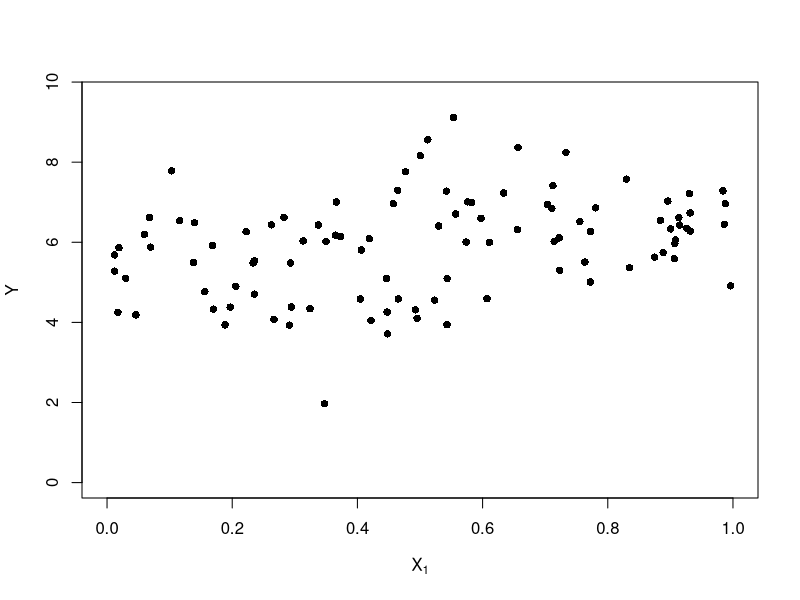
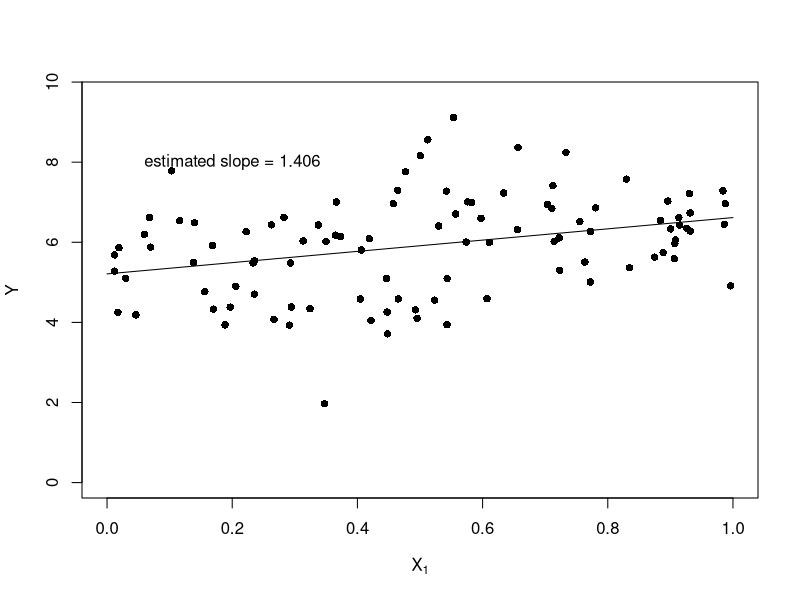
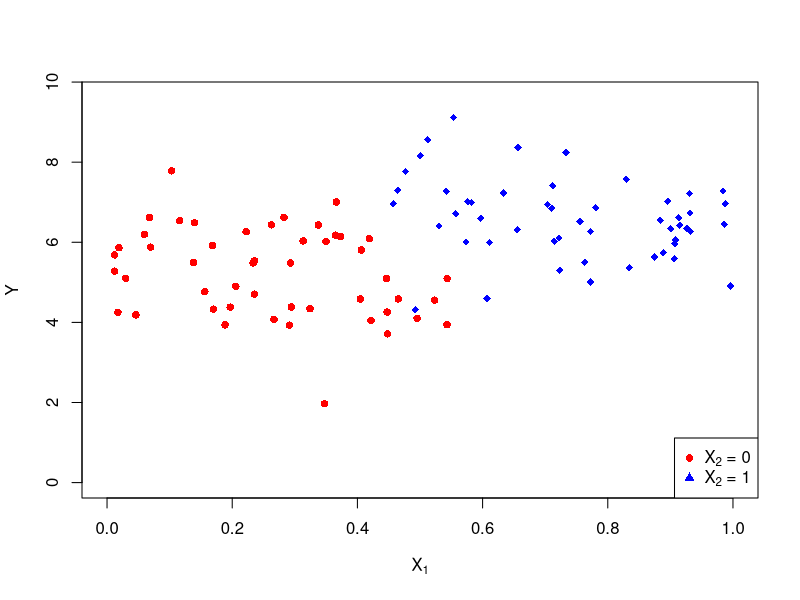
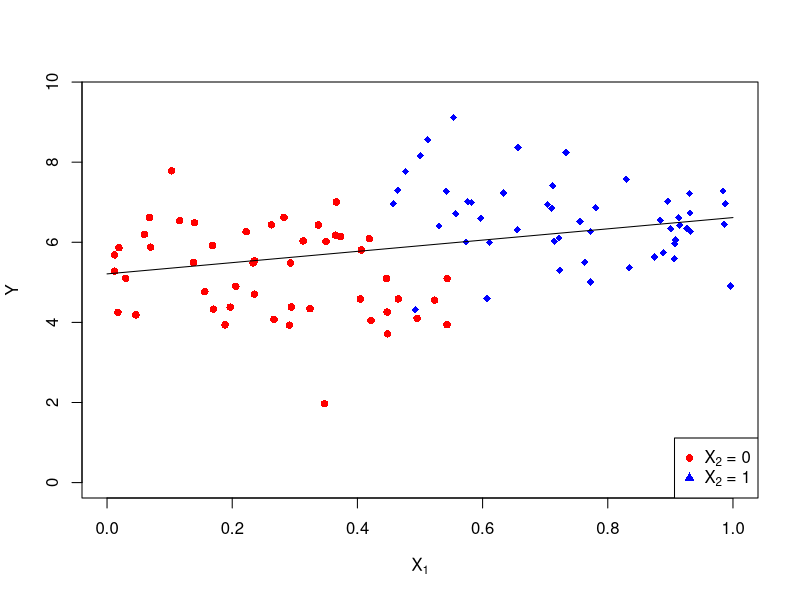
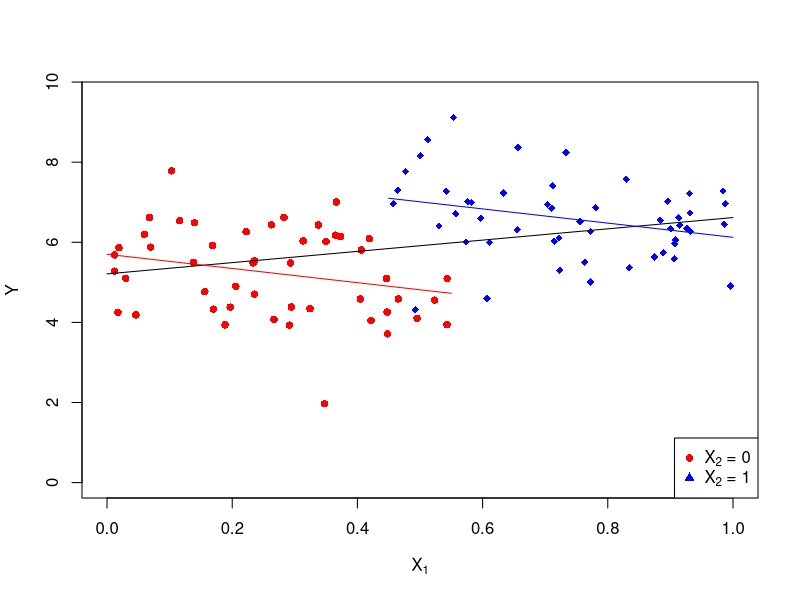
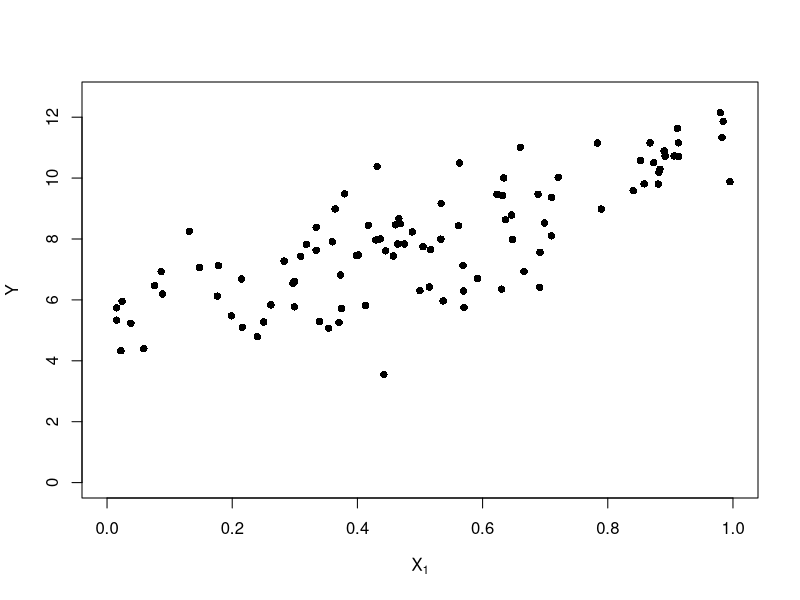
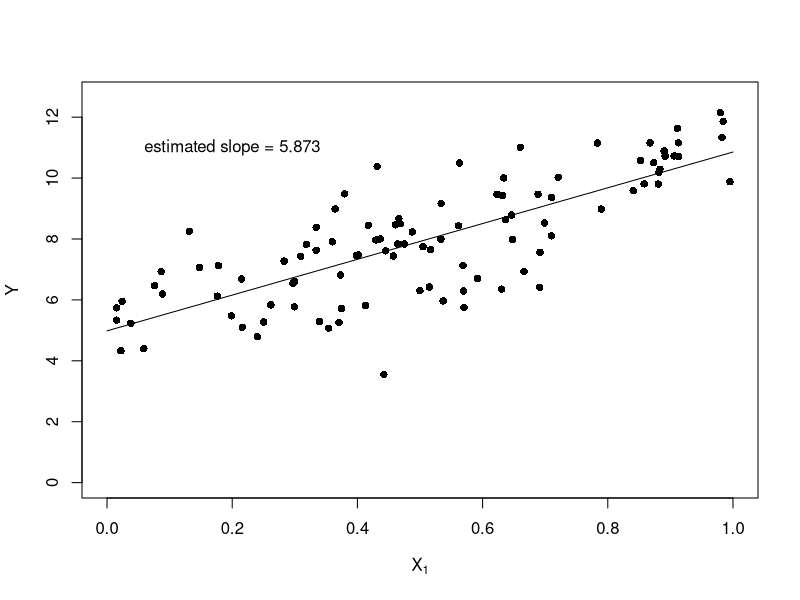
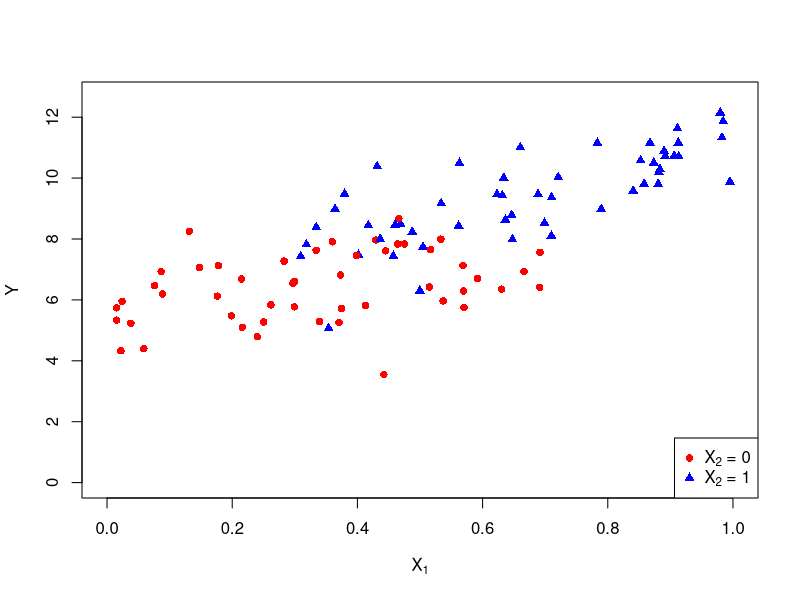

Write R code to recreate these figures, in order.
## R script for chapter 1, section 2: multiple linear regression
## Created 30 March 2018 by Brian Williamson

## --------------------------------------------------------------------
## Examples of confounders, precision variables, and effect modifiers
## --------------------------------------------------------------------

## data generating mechanism for two predictors, one is a confounder
data_func_confound <- function(beta0, beta1, beta2, n) {
  ## generate some X data: X1 is continuous, X2 is binary
  x2 <- sample(0:1, n, replace = TRUE)
  ## generate two clouds of x1 points
  x1_0 <- runif(sum(x2 == 0), 0, 0.55)
  x1_1 <- runif(sum(x2 == 1), 0.45, 1)
  X <- matrix(NA, ncol = 2, nrow = n)
  X[x2 == 0, 1] <- x1_0
  X[x2 == 1, 1] <- x1_1
  X[, 2] <- x2
  
  ## create the outcome
  y <- beta0 + beta1*X[, 1] + beta2*X[, 2] + rnorm(n, 0, 1)
  
  return(data.frame(x1 = X[, 1], x2 = X[, 2], y = y))
}
## data generating mechanism for two predictors, one is a precision variable

## data generating mechanism for two predictors, one is an effect modifier
data_func_em <- function(beta0, beta1, beta2, n) {
  ## generate some X data: X1 is continuous, X2 is binary
  x2 <- sample(0:1, n, replace = TRUE)
  ## generate two clouds of x1 points
  x1_0 <- runif(sum(x2 == 0), 0, 0.7)
  x1_1 <- runif(sum(x2 == 1), 0.3, 1)
  X <- matrix(NA, ncol = 2, nrow = n)
  X[x2 == 0, 1] <- x1_0
  X[x2 == 1, 1] <- x1_1
  X[, 2] <- x2
  
  ## create the outcome
  y <- beta0 + (beta1 + beta2*X[, 2])*X[, 1] + rnorm(n, 0, 1)
  
  return(data.frame(x1 = X[, 1], x2 = X[, 2], y = y))
}

beta0 <- 6
beta1 <- -2
beta2 <- 2
## --------------------------
## Confounding
## --------------------------
## generate confounded data
set.seed(4747)
dat_c <- data_func_confound(beta0, beta1, beta2, n = 100)
## make a plot, without coloring
png("lecture/chapter_1/plots/confounding_simple.png")
plot(dat_c$x1, dat_c$y, main = "", xlab = expression(X[1]), ylab = "Y", pch = 16,
     xlim = c(0, 1), ylim = c(0, max(dat_c$y) + 0.5))
dev.off()
## fit a linear regression, plot best fitting line
mod_c_simple <- lm(y ~ x1, data = dat_c)
x_range <- cbind(1, seq(0, 1, by = 0.01))
png("lecture/chapter_1/plots/confounding_simple_with_line.png")
plot(dat_c$x1, dat_c$y, main = "", xlab = expression(X[1]), ylab = "Y", pch = 16,
     xlim = c(0, 1), ylim = c(0, max(dat_c$y) + 0.5))
lines(x_range[, 2], x_range%*%mod_c_simple$coefficients)
text(0.2, 8, labels = paste0("estimated slope = ", round(mod_c_simple$coefficients[2], 3)))
dev.off()

## make a plot, with coloring
png("lecture/chapter_1/plots/confounding_colored.png")
plot(dat_c$x1[dat_c$x2 == 0], dat_c$y[dat_c$x2 == 0], main = "", xlab = expression(X[1]), ylab = "Y", pch = 16,
     col = "red", xlim = c(0, 1), ylim = c(0, max(dat_c$y) + 0.5))
points(dat_c$x1[dat_c$x2 == 1], dat_c$y[dat_c$x2 == 1], pch = 18, col = "blue")
legend("bottomright", legend = c(expression(paste(X[2],  " = 0", sep = "")), expression(paste(X[2], " = 1", sep = ""))),
       pch = c(16, 17), col = c("red", "blue"))
dev.off()
png("lecture/chapter_1/plots/confounding_colored_with_simple_line.png")
plot(dat_c$x1[dat_c$x2 == 0], dat_c$y[dat_c$x2 == 0], main = "", xlab = expression(X[1]), ylab = "Y", pch = 16,
     col = "red", xlim = c(0, 1), ylim = c(0, max(dat_c$y) + 0.5))
points(dat_c$x1[dat_c$x2 == 1], dat_c$y[dat_c$x2 == 1], pch = 18, col = "blue")
legend("bottomright", legend = c(expression(paste(X[2],  " = 0", sep = "")), expression(paste(X[2], " = 1", sep = ""))),
       pch = c(16, 17), col = c("red", "blue"))
lines(x_range[, 2], x_range%*%mod_c_simple$coefficients)
dev.off()
## fit adjusted regression, plot best fitting line 
mod_c_multiple <- lm(y ~ x1 + x2, data = dat_c)
x_range_0 <- cbind(x_range[1:which(x_range[, 2] == 0.55), ], 0)
x_range_1 <- cbind(x_range[which(x_range[, 2] == 0.45):length(x_range[, 2]), ], 1)
png("lecture/chapter_1/plots/confounding_colored_with_lines.png")
plot(dat_c$x1[dat_c$x2 == 0], dat_c$y[dat_c$x2 == 0], main = "", xlab = expression(X[1]), ylab = "Y", pch = 16,
     col = "red", xlim = c(0, 1), ylim = c(0, max(dat_c$y) + 0.5))
points(dat_c$x1[dat_c$x2 == 1], dat_c$y[dat_c$x2 == 1], pch = 18, col = "blue")
legend("bottomright", legend = c(expression(paste(X[2],  " = 0", sep = "")), expression(paste(X[2], " = 1", sep = ""))),
       pch = c(16, 17), col = c("red", "blue"))
lines(x_range[, 2], x_range%*%mod_c_simple$coefficients)
lines(x_range_0[, 2], x_range_0%*%mod_c_multiple$coefficients, col = "red")
lines(x_range_1[, 2], x_range_1%*%mod_c_multiple$coefficients, col = "blue")
dev.off()


## -------------------
## Effect modification
## -------------------
beta0_em <- 6
beta1_em <- 2
beta2_em <- 3

set.seed(4747)
dat_e <- data_func_em(beta0_em, beta1_em, beta2_em, n = 100)

## make a plot, without coloring
png("lecture/chapter_1/plots/effect_modification_simple.png")
plot(dat_e$x1, dat_e$y, main = "", xlab = expression(X[1]), ylab = "Y", pch = 16,
     xlim = c(0, 1), ylim = c(0, max(dat_e$y) + 0.5))
dev.off()

## fit best fitting line
mod_e <- lm(y ~ x1, data = dat_e)

## plot with best fitting line
png("lecture/chapter_1/plots/effect_modification_simple_with_line.png")
plot(dat_e$x1, dat_e$y, main = "", xlab = expression(X[1]), ylab = "Y", pch = 16,
     xlim = c(0, 1), ylim = c(0, max(dat_e$y) + 0.5))
lines(x_range[, 2], x_range%*%mod_e$coefficients)
text(0.2, 11, labels = paste0("estimated slope = ", round(mod_e$coefficients[2], 3)))
dev.off()

## plot without lines, but colored by x2 status
png("lecture/chapter_1/plots/effect_modification_colored.png")
plot(dat_e$x1, dat_e$y, main = "", xlab = expression(X[1]), ylab = "Y", 
     pch = ifelse(dat_e$x2 == 1, 17, 16),
     xlim = c(0, 1), ylim = c(0, max(dat_e$y) + 0.5),
     col = ifelse(dat_e$x2 == 1, "blue", "red"))
legend("bottomright", legend = c(expression(paste(X[2],  " = 0", sep = "")), expression(paste(X[2], " = 1", sep = ""))),
                             pch = c(16, 17), col = c("red", "blue"))
dev.off()

## fit multiple regression with em
mod_e_multiple <- lm(y ~ x1*x2, data = dat_e)

## with simple line
png("lecture/chapter_1/plots/effect_modification_colored_with_simple_line.png")
plot(dat_e$x1, dat_e$y, main = "", xlab = expression(X[1]), ylab = "Y", 
     pch = ifelse(dat_e$x2 == 1, 17, 16),
     xlim = c(0, 1), ylim = c(0, max(dat_e$y) + 0.5),
     col = ifelse(dat_e$x2 == 1, "blue", "red"))
lines(x_range[, 2], x_range%*%mod_e$coefficients)
legend("bottomright", legend = c(expression(paste(X[2],  " = 0", sep = "")), expression(paste(X[2], " = 1", sep = ""))),
       pch = c(16, 17), col = c("red", "blue"))
dev.off()


x_range_0_em <- cbind(x_range[1:71, ], 0, 0)
x_range_1_em <- cbind(x_range[31:101, ], 1, x_range[31:101, 2])

## with multiple lines
png("lecture/chapter_1/plots/effect_modification_colored_with_lines.png")
plot(dat_e$x1, dat_e$y, main = "", xlab = expression(X[1]), ylab = "Y", 
     pch = ifelse(dat_e$x2 == 1, 17, 16),
     xlim = c(0, 1), ylim = c(0, max(dat_e$y) + 0.5),
     col = ifelse(dat_e$x2 == 1, "blue", "red"))
lines(x_range[, 2], x_range%*%mod_e$coefficients)
lines(x_range_0_em[, 2], x_range_0_em%*%mod_e_multiple$coefficients, col = "red")
lines(x_range_1_em[, 2], x_range_1_em%*%mod_e_multiple$coefficients, col = "blue")
legend("bottomright", legend = c(expression(paste(X[2],  " = 0", sep = "")), expression(paste(X[2], " = 1", sep = ""))),
       pch = c(16, 17), col = c("red", "blue"))
dev.off()
